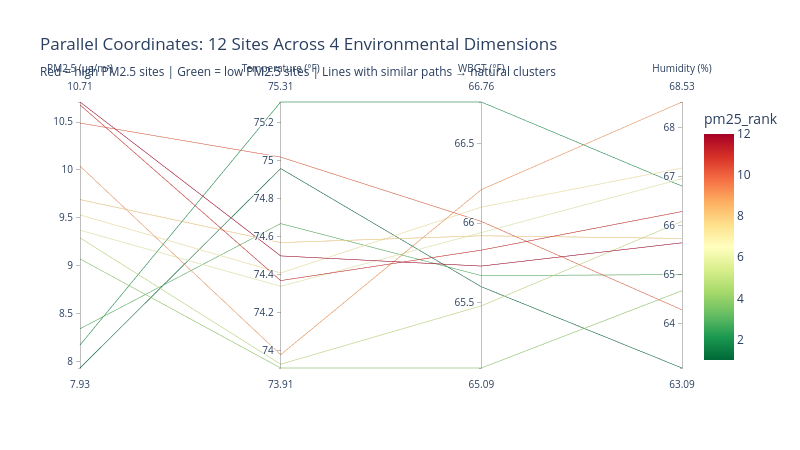

The cell this chart's notebook holds for it:
### Markdown cell above
### 2.3 — Parallel Coordinates: All Four Dimensions at Once

Parallel coordinates are another way to see multi-dimensional patterns. Each vertical axis is one feature, and each line is one site. Sites that follow similar paths through the axes are natural cluster candidates.

### Code cell
# Parallel coordinates plot
plot_df = site_profiles[['site_name', 'pm25_mean', 'temp_mean', 'wbgt_mean', 'humid_mean']].copy()
plot_df['pm25_rank'] = plot_df['pm25_mean'].rank()  # use rank for color scale

fig = px.parallel_coordinates(
    plot_df,
    dimensions=['pm25_mean', 'temp_mean', 'wbgt_mean', 'humid_mean'],
    color='pm25_rank',
    labels={
        'pm25_mean': 'PM2.5 (µg/m³)',
        'temp_mean': 'Temperature (°F)',
        'wbgt_mean': 'WBGT (°F)',
        'humid_mean': 'Humidity (%)',
    },
    color_continuous_scale='RdYlGn_r',
    title='Parallel Coordinates: 12 Sites Across 4 Environmental Dimensions<br><sub>Red = high PM2.5 sites | Green = low PM2.5 sites | Lines with similar paths → natural clusters</sub>'
)
fig.update_layout(width=800, height=450, template='plotly_white')
fig.show()

print("🔍 Visual insight: You can see 2–3 'bundles' of lines taking similar paths.")
print("   This is exactly what k-means will detect mathematically.")

### Figure 1 — Plotly figure (JSON) as saved in the notebook; plotly's stock layout.template omitted (floating-point values rounded to 4 significant figures)
{"data": [{"dimensions": [{"label": "PM2.5 (µg/m³)", "values": [9.53, 8.17, 10.49, 9.69, 9.29, 10.71, 10.68, 9.07, 7.93, 8.34, 9.37, 10.04]}, {"label": "Temperature (°F)", "values": [74.41, 75.31, 75.02, 74.57, 73.93, 74.5, 74.37, 73.91, 74.96, 74.67, 74.34, 73.98]}, {"label": "WBGT (°F)", "values": [66.1, 66.76, 66.01, 65.92, 65.48, 65.73, 65.83, 65.09, 65.6, 65.67, 65.94, 66.21]}, {"label": "Humidity (%)", "values": [67.18, 66.81, 64.28, 65.74, 66.09, 65.65, 66.29, 64.67, 63.09, 65.0, 66.96, 68.53]}], "domain": {"x": [0, 1], "y": [0, 1]}, "line": {"color": [7.0, 2.0, 10.0, 8.0, 5.0, 12.0, 11.0, 4.0, 1.0, 3.0, 6.0, 9.0], "coloraxis": "coloraxis"}, "name": "", "type": "parcoords"}], "layout": {"coloraxis": {"colorbar": {"title": {"text": "pm25_rank"}}, "colorscale": [[0, "rgb(0,104,55)"], [0.1, "rgb(26,152,80)"], [0.2, "rgb(102,189,99)"], [0.3, "rgb(166,217,106)"], [0.4, "rgb(217,239,139)"], [0.5, "rgb(255,255,191)"], [0.6, "rgb(254,224,139)"], [0.7, "rgb(253,174,97)"], [0.8, "rgb(244,109,67)"], [0.9, "rgb(215,48,39)"], [1, "rgb(165,0,38)"]]}, "height": 450, "legend": {"tracegroupgap": 0}, "title": {"text": "Parallel Coordinates: 12 Sites Across 4 Environmental Dimensions<br><sub>Red = high PM2.5 sites | Green = low PM2.5 sites | Lines with similar paths → natural clusters</sub>"}, "width": 800}}
